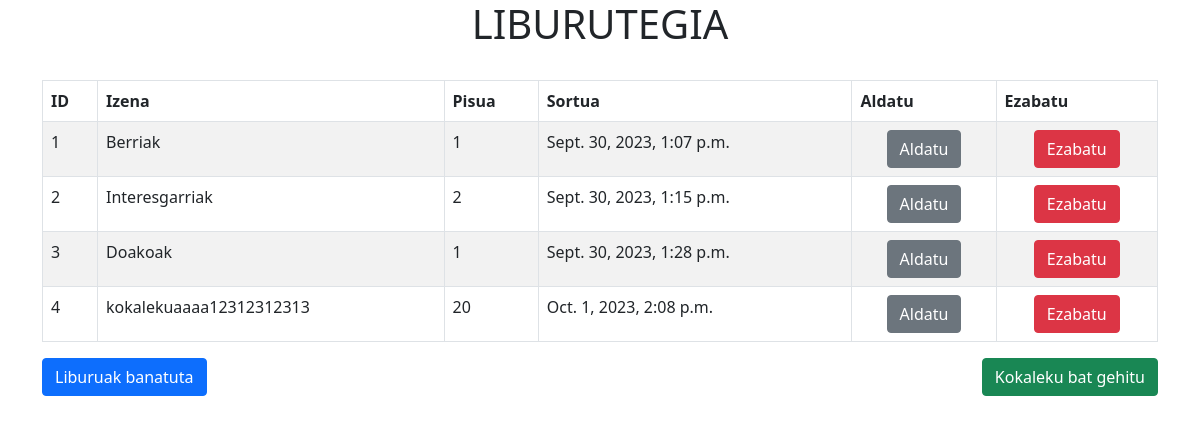
Page /liburutegia/kokalekuak on the committed database.
### liburutegia/models.py (models this page shows, shortened)
class Kokalekua(models.Model):
    izena = models.CharField(max_length=250)
    pisua = models.CharField(max_length=2)
    sortua = models.DateTimeField(auto_now_add=True)

### liburutegia/views.py (the view)
# urls.py: path('kokalekuak', views.kokalekuak, name='kokalekuak'),
def kokalekuak(request): #kokalekuak
    kokalekudenak= Kokalekua.objects.all()
    return render(request, 'kokalekuak.html', {'kokalekuak': kokalekudenak})

### liburutegia/templates/kokalekuak.html (shortened to what this page needs)
{% extends 'base.html' %}
{% block content %}
<div class="container">
    <table class="table table-bordered table-striped">
        <thead>
        <tr>
            <th>ID</th>
            <th>Izena</th>
            <th>Pisua</th>
            <th>Sortua</th>
            <th>Aldatu</th>
            <th>Ezabatu</th>
        </tr>
        </thead>
        <tbody>
        {% for kokaleku in kokalekuak %}
        <tr>
            <td>{{ kokaleku.id }}</td>
            <td>{{ kokaleku.izena }}</td>
            <td>{{ kokaleku.pisua }}</td>
            <td>{{ kokaleku.sortua }}</td>
            <td>
                <div class="d-flex justify-content-center">
                    <a href="formupdatekokalekua/{{ kokaleku.id }}" class="btn btn-secondary">Aldatu</a>
                </div>
            </td>
            <td>
                <div class="d-flex justify-content-center">
                    <a href="deletekokalekua/{{ kokaleku.id }}" class="btn btn-danger">Ezabatu</a>
                </div>
            </td>
        </tr>
        {% endfor %}
        </tbody>
    </table>
    <div class="row">
        <div class="col-6">
            <div class="text-start">
                <a href="/" class="btn btn-primary">Liburuak banatuta</a>
            </div>
        </div>
        <div class="col-6">
            <div class="text-end">
                <a href="/formaddkokalekua" class="btn btn-success">Kokaleku bat gehitu</a>
            </div>
        </div>
    </div>
</div>
{% endblock content %}

### rows in the picture
Kokalekua: id "1", izena "Berriak", pisua "1", sortua "Sept. 30, 2023, 1:07 p.m."
Kokalekua: id "2", izena "Interesgarriak", pisua "2", sortua "Sept. 30, 2023, 1:15 p.m."
Kokalekua: id "3", izena "Doakoak", pisua "1", sortua "Sept. 30, 2023, 1:28 p.m."
Kokalekua: id "4", izena "kokalekuaaaa12312312313", pisua "20", sortua "Oct. 1, 2023, 2:08 p.m."
